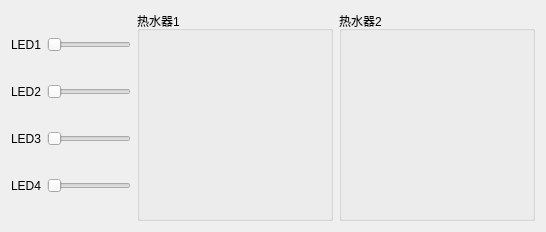
              <widget class="QWidget" name="page_2">
               <layout class="QGridLayout" name="gridLayout_12">
                <item row="0" column="0">
                 <layout class="QHBoxLayout" name="horizontalLayout_40" stretch="1,1,1">
                  <item>
                   <layout class="QVBoxLayout" name="verticalLayout_17">
                    <item>
                     <layout class="QHBoxLayout" name="horizontalLayout_36">
                      <item>
                       <widget class="QLabel" name="label_11">
                        <property name="text">
                         <string>LED1</string>
                        </property>
                       </widget>
                      </item>
                      <item>
                       <widget class="QSlider" name="hsLed">
                        <property name="maximum">
                         <number>255</number>
                        </property>
                        <property name="orientation">
                         <enum>Qt::Horizontal</enum>
                        </property>
                       </widget>
                      </item>
                     </layout>
                    </item>
                    <item>
                     <layout class="QHBoxLayout" name="horizontalLayout_37">
                      <item>
                       <widget class="QLabel" name="label_17">
                        <property name="text">
                         <string>LED2</string>
                        </property>
                       </widget>
                      </item>
                      <item>
                       <widget class="QSlider" name="hsLed_2">
                        <property name="maximum">
                         <number>255</number>
                        </property>
                        <property name="orientation">
                         <enum>Qt::Horizontal</enum>
                        </property>
                       </widget>
                      </item>
                     </layout>
                    </item>
                    <item>
                     <layout class="QHBoxLayout" name="horizontalLayout_38">
                      <item>
                       <widget class="QLabel" name="label_23">
                        <property name="text">
                         <string>LED3</string>
                        </property>
                       </widget>
                      </item>
                      <item>
                       <widget class="QSlider" name="hsLed_3">
                        <property name="maximum">
                         <number>255</number>
                        </property>
                        <property name="orientation">
                         <enum>Qt::Horizontal</enum>
                        </property>
                       </widget>
                      </item>
                     </layout>
                    </item>
                    <item>
                     <layout class="QHBoxLayout" name="horizontalLayout_39">
                      <item>
                       <widget class="QLabel" name="label_24">
                        <property name="text">
                         <string>LED4</string>
                        </property>
                       </widget>
                      </item>
                      <item>
                       <widget class="QSlider" name="hsLed_4">
                        <property name="maximum">
                         <number>255</number>
                        </property>
                        <property name="orientation">
                         <enum>Qt::Horizontal</enum>
                        </property>
                       </widget>
                      </item>
                     </layout>
                    </item>
                   </layout>
                  </item>
                  <item>
                   <widget class="QGroupBox" name="groupBox_8">
                    <property name="minimumSize">
                     <size>
                      <width>196</width>
                      <height>210</height>
                     </size>
                    </property>
                    <property name="title">
                     <string>热水器1</string>
                    </property>
                    <layout class="QGridLayout" name="gridLayout_10">
                     <item row="0" column="0">
                      <widget class="RoundProgressBar" name="heater" native="true">
                       <property name="minimumSize">
                        <size>
                         <width>167</width>
                         <height>167</height>
                        </size>
                       </property>
                      </widget>
                     </item>
                    </layout>
                   </widget>
                  </item>
                  <item>
                   <widget class="QGroupBox" name="groupBox_9">
                    <property name="minimumSize">
                     <size>
                      <width>196</width>
                      <height>210</height>
                     </size>
                    </property>
                    <property name="title">
                     <string>热水器2</string>
                    </property>
                    <layout class="QGridLayout" name="gridLayout_11">
                     <item row="0" column="0">
                      <widget class="RoundProgressBar" name="heater_2" native="true">
                       <property name="minimumSize">
                        <size>
                         <width>167</width>
                         <height>167</height>
                        </size>
                       </property>
                      </widget>
                     </item>
                    </layout>
                   </widget>
                  </item>
                 </layout>
                </item>
               </layout>
              </widget>
